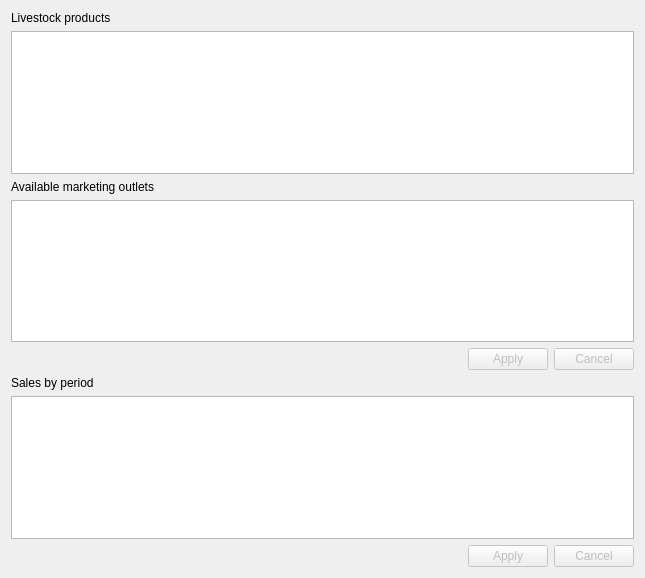
<?xml version="1.0" encoding="UTF-8"?>
<ui version="4.0">
 <class>livesold</class>
 <widget class="QWidget" name="livesold">
  <property name="geometry">
   <rect>
    <x>0</x>
    <y>0</y>
    <width>645</width>
    <height>578</height>
   </rect>
  </property>
  <property name="toolTip">
   <string/>
  </property>
  <layout class="QVBoxLayout" name="verticalLayout_2">
   <item>
    <widget class="QLabel" name="Label286">
     <property name="enabled">
      <bool>true</bool>
     </property>
     <property name="palette">
      <palette>
       <active>
        <colorrole role="WindowText">
         <brush brushstyle="SolidPattern">
          <color alpha="255">
           <red>0</red>
           <green>0</green>
           <blue>0</blue>
          </color>
         </brush>
        </colorrole>
       </active>
       <inactive>
        <colorrole role="WindowText">
         <brush brushstyle="SolidPattern">
          <color alpha="255">
           <red>0</red>
           <green>0</green>
           <blue>0</blue>
          </color>
         </brush>
        </colorrole>
       </inactive>
       <disabled>
        <colorrole role="WindowText">
         <brush brushstyle="SolidPattern">
          <color alpha="255">
           <red>0</red>
           <green>0</green>
           <blue>0</blue>
          </color>
         </brush>
        </colorrole>
       </disabled>
      </palette>
     </property>
     <property name="toolTip">
      <string/>
     </property>
     <property name="text">
      <string>Livestock products</string>
     </property>
    </widget>
   </item>
   <item>
    <widget class="QTableView" name="AdvListView1">
     <property name="enabled">
      <bool>true</bool>
     </property>
     <property name="toolTip">
      <string/>
     </property>
    </widget>
   </item>
   <item>
    <layout class="QHBoxLayout" name="horizontalLayout">
     <item>
      <layout class="QVBoxLayout" name="verticalLayout">
       <item>
        <widget class="QLabel" name="label">
         <property name="text">
          <string>Available marketing outlets</string>
         </property>
        </widget>
       </item>
       <item>
        <widget class="QTableView" name="AdvListView2">
         <property name="enabled">
          <bool>true</bool>
         </property>
         <property name="toolTip">
          <string/>
         </property>
        </widget>
       </item>
       <item>
        <layout class="QHBoxLayout" name="horizontalLayout_3">
         <item>
          <spacer name="horizontalSpacer_4">
           <property name="orientation">
            <enum>Qt::Horizontal</enum>
           </property>
           <property name="sizeHint" stdset="0">
            <size>
             <width>40</width>
             <height>20</height>
            </size>
           </property>
          </spacer>
         </item>
         <item>
          <widget class="QPushButton" name="BitBtn3">
           <property name="enabled">
            <bool>false</bool>
           </property>
           <property name="toolTip">
            <string>Save the current record</string>
           </property>
           <property name="text">
            <string>Apply</string>
           </property>
           <property name="icon">
            <iconset resource="../images.qrc">
             <normaloff>:/images/apply.png</normaloff>:/images/apply.png</iconset>
           </property>
           <property name="flat">
            <bool>false</bool>
           </property>
          </widget>
         </item>
         <item>
          <widget class="QPushButton" name="BitBtn4">
           <property name="enabled">
            <bool>false</bool>
           </property>
           <property name="toolTip">
            <string>Restore the current record</string>
           </property>
           <property name="text">
            <string>Cancel</string>
           </property>
           <property name="icon">
            <iconset resource="../images.qrc">
             <normaloff>:/images/cancel.png</normaloff>:/images/cancel.png</iconset>
           </property>
           <property name="flat">
            <bool>false</bool>
           </property>
          </widget>
         </item>
        </layout>
       </item>
      </layout>
     </item>
    </layout>
   </item>
   <item>
    <widget class="QLabel" name="Label5">
     <property name="enabled">
      <bool>true</bool>
     </property>
     <property name="toolTip">
      <string/>
     </property>
     <property name="text">
      <string>Sales by period</string>
     </property>
    </widget>
   </item>
   <item>
    <widget class="QTableView" name="AdvListView3">
     <property name="enabled">
      <bool>true</bool>
     </property>
     <property name="toolTip">
      <string/>
     </property>
    </widget>
   </item>
   <item>
    <layout class="QHBoxLayout" name="horizontalLayout_2">
     <item>
      <spacer name="horizontalSpacer_3">
       <property name="orientation">
        <enum>Qt::Horizontal</enum>
       </property>
       <property name="sizeHint" stdset="0">
        <size>
         <width>40</width>
         <height>20</height>
        </size>
       </property>
      </spacer>
     </item>
     <item>
      <widget class="QPushButton" name="BitBtn1">
       <property name="enabled">
        <bool>false</bool>
       </property>
       <property name="toolTip">
        <string>Save the current record</string>
       </property>
       <property name="text">
        <string>Apply</string>
       </property>
       <property name="icon">
        <iconset resource="../images.qrc">
         <normaloff>:/images/apply.png</normaloff>:/images/apply.png</iconset>
       </property>
       <property name="flat">
        <bool>false</bool>
       </property>
      </widget>
     </item>
     <item>
      <widget class="QPushButton" name="BitBtn2">
       <property name="enabled">
        <bool>false</bool>
       </property>
       <property name="toolTip">
        <string>Restore the current record</string>
       </property>
       <property name="text">
        <string>Cancel</string>
       </property>
       <property name="icon">
        <iconset resource="../images.qrc">
         <normaloff>:/images/cancel.png</normaloff>:/images/cancel.png</iconset>
       </property>
       <property name="flat">
        <bool>false</bool>
       </property>
      </widget>
     </item>
    </layout>
   </item>
  </layout>
 </widget>
 <resources>
  <include location="../images.qrc"/>
 </resources>
 <connections/>
</ui>
